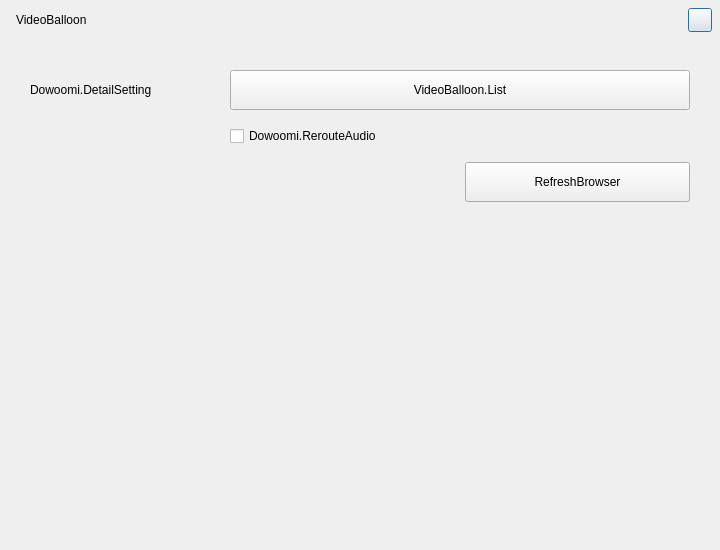
<?xml version="1.0" encoding="UTF-8"?>
<ui version="4.0">
 <class>AFQVideoBalloonProps</class>
 <widget class="QDialog" name="AFQVideoBalloonProps">
  <property name="geometry">
   <rect>
    <x>0</x>
    <y>0</y>
    <width>720</width>
    <height>550</height>
   </rect>
  </property>
  <property name="sizePolicy">
   <sizepolicy hsizetype="Fixed" vsizetype="Fixed">
    <horstretch>0</horstretch>
    <verstretch>0</verstretch>
   </sizepolicy>
  </property>
  <property name="minimumSize">
   <size>
    <width>720</width>
    <height>550</height>
   </size>
  </property>
  <property name="maximumSize">
   <size>
    <width>720</width>
    <height>550</height>
   </size>
  </property>
  <property name="baseSize">
   <size>
    <width>0</width>
    <height>0</height>
   </size>
  </property>
  <property name="windowTitle">
   <string>AFQDowoomiSourceWidget</string>
  </property>
  <layout class="QVBoxLayout" name="verticalLayout">
   <property name="spacing">
    <number>0</number>
   </property>
   <property name="leftMargin">
    <number>0</number>
   </property>
   <property name="topMargin">
    <number>0</number>
   </property>
   <property name="rightMargin">
    <number>0</number>
   </property>
   <property name="bottomMargin">
    <number>0</number>
   </property>
   <item>
    <widget class="QFrame" name="titleFrame">
     <property name="minimumSize">
      <size>
       <width>0</width>
       <height>40</height>
      </size>
     </property>
     <property name="maximumSize">
      <size>
       <width>16777215</width>
       <height>40</height>
      </size>
     </property>
     <layout class="QHBoxLayout" name="horizontalLayout_2">
      <property name="leftMargin">
       <number>16</number>
      </property>
      <property name="topMargin">
       <number>6</number>
      </property>
      <property name="rightMargin">
       <number>8</number>
      </property>
      <property name="bottomMargin">
       <number>6</number>
      </property>
      <item>
       <widget class="QLabel" name="label_Title">
        <property name="minimumSize">
         <size>
          <width>0</width>
          <height>24</height>
         </size>
        </property>
        <property name="maximumSize">
         <size>
          <width>16777215</width>
          <height>24</height>
         </size>
        </property>
        <property name="text">
         <string>VideoBalloon</string>
        </property>
        <property name="labelType" stdset="0">
         <string>labelTitle</string>
        </property>
       </widget>
      </item>
      <item>
       <widget class="QPushButton" name="buttonClose">
        <property name="sizePolicy">
         <sizepolicy hsizetype="Fixed" vsizetype="Fixed">
          <horstretch>0</horstretch>
          <verstretch>0</verstretch>
         </sizepolicy>
        </property>
        <property name="minimumSize">
         <size>
          <width>24</width>
          <height>24</height>
         </size>
        </property>
        <property name="maximumSize">
         <size>
          <width>24</width>
          <height>24</height>
         </size>
        </property>
        <property name="styleSheet">
         <string notr="true"/>
        </property>
        <property name="text">
         <string/>
        </property>
        <property name="iconSize">
         <size>
          <width>11</width>
          <height>11</height>
         </size>
        </property>
        <property name="buttonType" stdset="0">
         <string>closeButton</string>
        </property>
       </widget>
      </item>
     </layout>
    </widget>
   </item>
   <item>
    <layout class="QGridLayout" name="gridLayout">
     <property name="leftMargin">
      <number>30</number>
     </property>
     <property name="topMargin">
      <number>30</number>
     </property>
     <property name="rightMargin">
      <number>30</number>
     </property>
     <property name="bottomMargin">
      <number>30</number>
     </property>
     <property name="horizontalSpacing">
      <number>0</number>
     </property>
     <property name="verticalSpacing">
      <number>10</number>
     </property>
     <item row="0" column="1">
      <widget class="QPushButton" name="button_DetailStyle">
       <property name="sizePolicy">
        <sizepolicy hsizetype="Preferred" vsizetype="Fixed">
         <horstretch>0</horstretch>
         <verstretch>0</verstretch>
        </sizepolicy>
       </property>
       <property name="minimumSize">
        <size>
         <width>460</width>
         <height>40</height>
        </size>
       </property>
       <property name="maximumSize">
        <size>
         <width>460</width>
         <height>40</height>
        </size>
       </property>
       <property name="baseSize">
        <size>
         <width>0</width>
         <height>40</height>
        </size>
       </property>
       <property name="styleSheet">
        <string notr="true"/>
       </property>
       <property name="text">
        <string>VideoBalloon.List</string>
       </property>
       <property name="buttonType" stdset="0">
        <string>borderButton</string>
       </property>
      </widget>
     </item>
     <item row="6" column="1">
      <spacer name="verticalSpacer_2">
       <property name="orientation">
        <enum>Qt::Vertical</enum>
       </property>
       <property name="sizeHint" stdset="0">
        <size>
         <width>20</width>
         <height>13</height>
        </size>
       </property>
      </spacer>
     </item>
     <item row="2" column="1">
      <layout class="QHBoxLayout" name="horizontalLayout">
       <property name="spacing">
        <number>10</number>
       </property>
       <property name="bottomMargin">
        <number>0</number>
       </property>
       <item>
        <spacer name="horizontalSpacer">
         <property name="orientation">
          <enum>Qt::Horizontal</enum>
         </property>
         <property name="sizeHint" stdset="0">
          <size>
           <width>40</width>
           <height>20</height>
          </size>
         </property>
        </spacer>
       </item>
       <item>
        <widget class="QPushButton" name="button_Refresh">
         <property name="sizePolicy">
          <sizepolicy hsizetype="Preferred" vsizetype="Preferred">
           <horstretch>0</horstretch>
           <verstretch>0</verstretch>
          </sizepolicy>
         </property>
         <property name="minimumSize">
          <size>
           <width>225</width>
           <height>40</height>
          </size>
         </property>
         <property name="maximumSize">
          <size>
           <width>16777215</width>
           <height>40</height>
          </size>
         </property>
         <property name="styleSheet">
          <string notr="true"/>
         </property>
         <property name="text">
          <string>RefreshBrowser</string>
         </property>
         <property name="buttonType" stdset="0">
          <string>borderButton</string>
         </property>
        </widget>
       </item>
      </layout>
     </item>
     <item row="0" column="0">
      <widget class="QLabel" name="label_DetailSetting">
       <property name="enabled">
        <bool>true</bool>
       </property>
       <property name="sizePolicy">
        <sizepolicy hsizetype="Expanding" vsizetype="Fixed">
         <horstretch>0</horstretch>
         <verstretch>0</verstretch>
        </sizepolicy>
       </property>
       <property name="minimumSize">
        <size>
         <width>0</width>
         <height>40</height>
        </size>
       </property>
       <property name="maximumSize">
        <size>
         <width>16777215</width>
         <height>40</height>
        </size>
       </property>
       <property name="baseSize">
        <size>
         <width>0</width>
         <height>0</height>
        </size>
       </property>
       <property name="font">
        <font/>
       </property>
       <property name="lineWidth">
        <number>0</number>
       </property>
       <property name="text">
        <string>Dowoomi.DetailSetting</string>
       </property>
       <property name="alignment">
        <set>Qt::AlignLeading|Qt::AlignLeft|Qt::AlignVCenter</set>
       </property>
       <property name="margin">
        <number>0</number>
       </property>
      </widget>
     </item>
     <item row="7" column="1">
      <widget class="AFQHoverWidget" name="widget_Toolip" native="true">
       <property name="minimumSize">
        <size>
         <width>0</width>
         <height>40</height>
        </size>
       </property>
       <property name="maximumSize">
        <size>
         <width>16777215</width>
         <height>40</height>
        </size>
       </property>
       <layout class="QHBoxLayout" name="horizontalLayout_9"/>
      </widget>
     </item>
     <item row="2" column="0">
      <widget class="QWidget" name="widget_SetScore" native="true">
       <layout class="QHBoxLayout" name="horizontalLayout_6">
        <property name="spacing">
         <number>0</number>
        </property>
        <property name="leftMargin">
         <number>0</number>
        </property>
        <property name="topMargin">
         <number>0</number>
        </property>
        <property name="rightMargin">
         <number>0</number>
        </property>
        <property name="bottomMargin">
         <number>0</number>
        </property>
       </layout>
      </widget>
     </item>
     <item row="1" column="1">
      <layout class="QHBoxLayout" name="horizontalLayout_3">
       <property name="topMargin">
        <number>6</number>
       </property>
       <property name="bottomMargin">
        <number>6</number>
       </property>
       <item>
        <widget class="QCheckBox" name="checkBox_RerouteAudio">
         <property name="minimumSize">
          <size>
           <width>460</width>
           <height>20</height>
          </size>
         </property>
         <property name="maximumSize">
          <size>
           <width>460</width>
           <height>20</height>
          </size>
         </property>
         <property name="text">
          <string>Dowoomi.RerouteAudio</string>
         </property>
        </widget>
       </item>
      </layout>
     </item>
    </layout>
   </item>
  </layout>
 </widget>
 <customwidgets>
  <customwidget>
   <class>AFQHoverWidget</class>
   <extends>QWidget</extends>
   <header>UIComponent/CBasicHoverWidget.h</header>
   <container>1</container>
  </customwidget>
 </customwidgets>
 <resources/>
 <connections/>
</ui>
